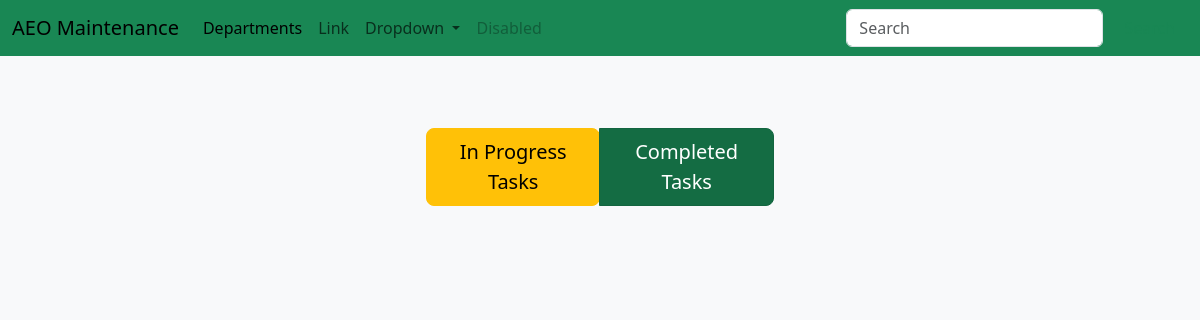
The app's page /departments/1/completed_tasks/, older data.
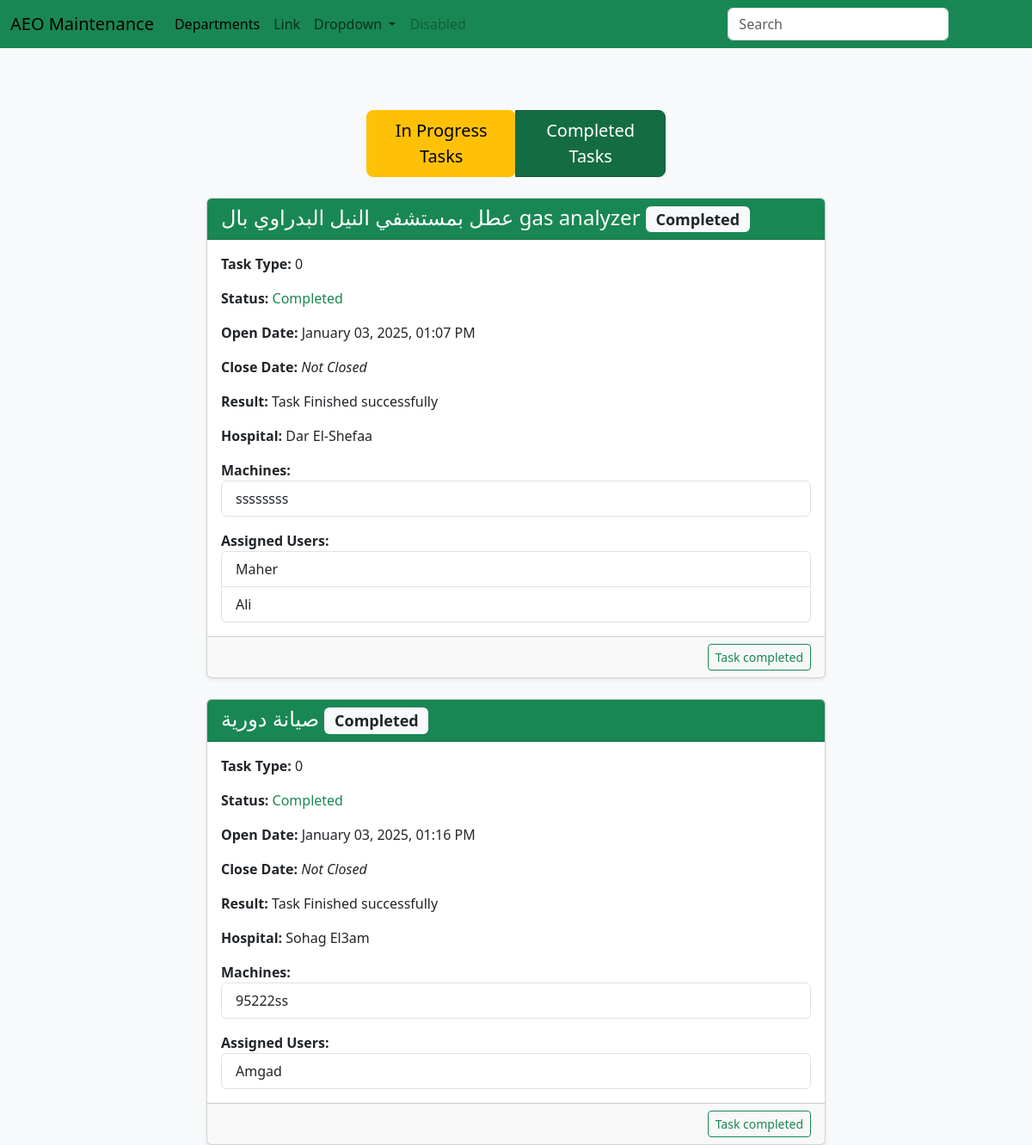
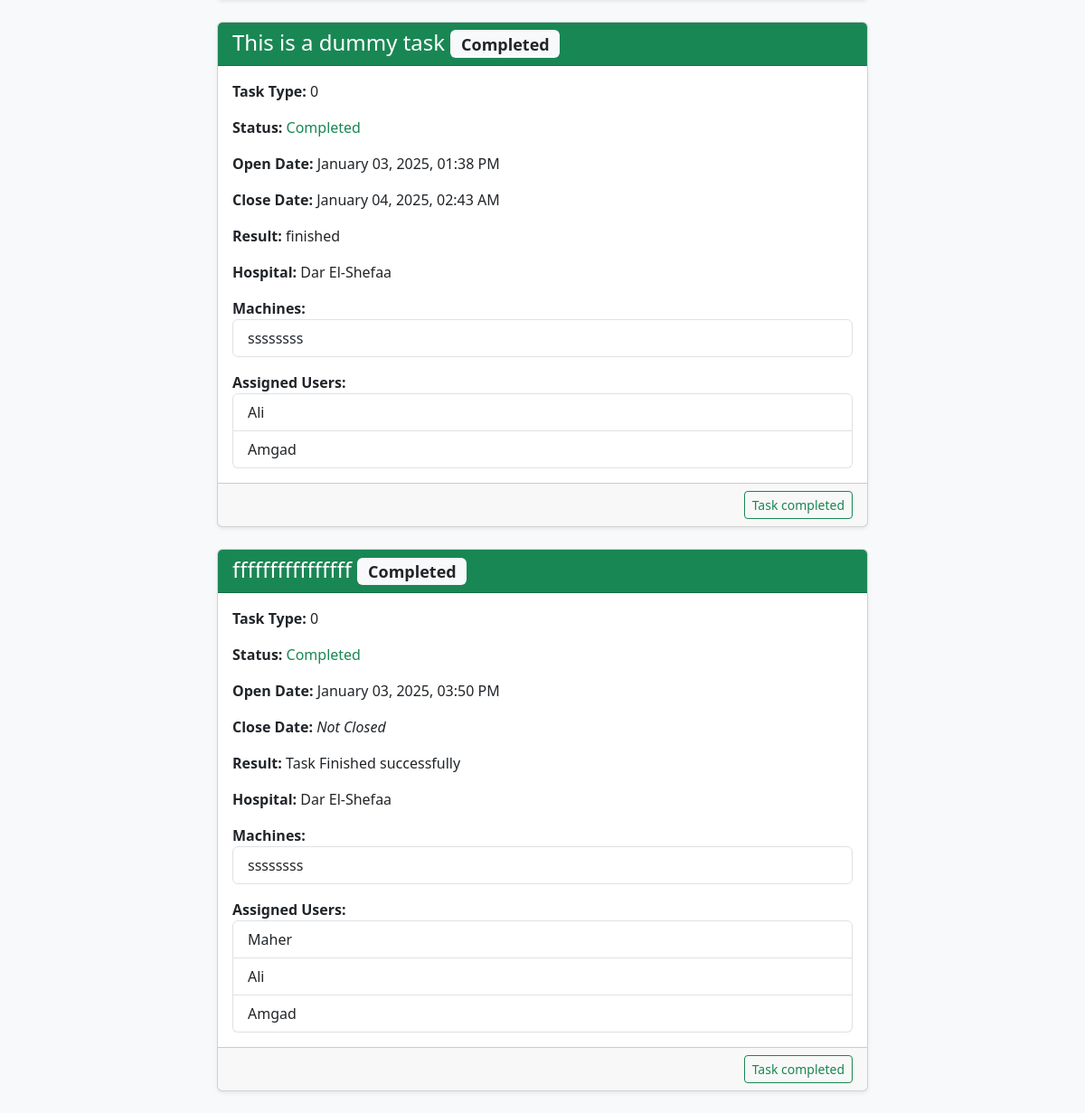
The same page, newer data (2 pictures, top to bottom).
### maintenance_system/models.py (models this page shows, shortened)
class Task(db.Model):
	id = db.Column(db.Integer, primary_key=True)
	task_type = db.Column(db.String(80))
	status = db.Column(db.Integer, default=int(0)) # 0: not completed, 1: in progress, 2: done
	open_date = db.Column(db.DateTime, nullable=False, default=default_time)
	close_date = db.Column(db.DateTime)
	description = db.Column(db.String(200))
	result = db.Column(db.String(200))
	hospital_id = db.Column(db.Integer, db.ForeignKey('hospital.id'))
	users = db.relationship('User', secondary='user_task', backref='tasks', lazy='dynamic')

class Hospital(db.Model):
	id = db.Column(db.Integer, primary_key=True)
	name = db.Column(db.String(80), unique=True)
	governorate = db.Column(db.String(80))
	tasks = db.relationship('Task', backref='hospital', lazy=True)
	machines = db.relationship('Machine', backref='hospital', lazy=True)

class Machine(db.Model):
	id = db.Column(db.Integer, primary_key=True)
	serial_number = db.Column(db.String(80), unique=True)
	installation_date = db.Column(db.DateTime)
	contract_type = db.Column(db.Integer, default=int(0)) # 0: warranty, 1: maintenance, 2: none
	contract_name = db.Column(db.String(80))
	contract_start_date = db.Column(db.DateTime)
	contract_end_date = db.Column(db.DateTime)
	user_id = db.Column(db.Integer, db.ForeignKey('user.id'))
	model_id = db.Column(db.Integer, db.ForeignKey('model.id'))
	hospital_id = db.Column(db.Integer, db.ForeignKey('hospital.id'))
	tasks = db.relationship('Task', secondary='machine_task', backref='machines', lazy='dynamic')

class User(db.Model):
	id = db.Column(db.Integer, primary_key=True)
	username = db.Column(db.String(80), unique=True)
	email = db.Column(db.String(120), unique=True)
	password = db.Column(db.String(120))
	rank = db.Column(db.String(120), default="Junior")
	profile_pic = db.Column(db.String(120), default="default.jpg")
	department_id = db.Column(db.Integer, db.ForeignKey('department.id'))
	machines = db.relationship('Machine', backref='user', lazy=True)
	hospitals = db.relationship('Hospital', secondary='user_hospital', backref='users', lazy='dynamic')

### maintenance_system/routes.py (the view)
@app.route('/departments/<int:department_id>/completed_tasks/', methods=['GET'])
def completed_tasks(department_id):
    department = Department.query.get_or_404(department_id)
    tasks = Task.query.join(Task.machines).join(Machine.model).join(Model.device).filter(Device.department_id == department_id).all()
    tasks = [task for task in tasks if task.status == 1]
    return render_template('completed_tasks.html', department=department, tasks=tasks)

### maintenance_system/Templates/completed_tasks.html
{% extends "layout.html" %}
{% block content %}
<div class="container mt-4">
	<div class="row justify-content-center">
		<div class="col-lg-4 mb-4">
			<div class="btn-group justify-content-center" role="group" aria-label="Basic mixed styles example">
				<a href="{{ url_for('in_progress_tasks', department_id = department.id)}}"><button type="button"
						class="btn btn-lg btn-warning">In Progress Tasks</button></a>
				<button type="button" class="btn btn-lg btn-success active">Completed Tasks</button>
			</div>
		</div>
	</div>
	<div class="row justify-content-center">
		{% for task in tasks %}
		<div class="col-md-8 mb-4">
			<div class="card shadow-sm">
				<div
					class="card-header
                    {% if task.status == 0 %} bg-danger text-white {% elif task.status == 1 %} bg-success text-white {% endif %}">
					<h4 class="card-title mb-0">
						{{ task.description }}
						<span
							class="badge
                            {% if task.status == 0 %} bg-warning text-dark {% elif task.status == 1 %} bg-light text-dark {% endif %}">
							{% if task.status == 0 %}
							In Progress
							{% elif task.status == 1 %}
							Completed
							{% endif %}
						</span>
					</h4>
				</div>
				<div class="card-body">
					<p><strong>Task Type:</strong> {{ task.task_type }}</p>
					<p><strong>Status:</strong>
						{% if task.status == 0 %}
						<span class="text-danger">In Progress</span>
						{% elif task.status == 1 %}
						<span class="text-success">Completed</span>
						{% endif %}
					</p>
					<p><strong>Open Date:</strong>
						{{ task.open_date.strftime('%B %d, %Y, %I:%M %p') }}
					</p>
					<p><strong>Close Date:</strong>
						{% if task.close_date %}
						{{ task.close_date.strftime('%B %d, %Y, %I:%M %p') }}
						{% else %}
						<em>Not Closed</em>
						{% endif %}
					</p>
					<p><strong>Result:</strong> {{ task.result }}</p>
					<p><strong>Hospital:</strong> {{ task.hospital.name }}</p>
					{% if task.machines %}
					<div>
						<strong>Machines:</strong>
						<ul class="list-group">
							{% for machine in task.machines %}
							<li class="list-group-item">{{ machine.serial_number }}</li>
							{% endfor %}
						</ul>
					</div>
					{% endif %}
					{% if task.users %}
					<div class="mt-3">
						<strong>Assigned Users:</strong>
						<ul class="list-group">
							{% for user in task.users %}
							<li class="list-group-item">{{ user.username }}</li>
							{% endfor %}
						</ul>
					</div>
					{% endif %}
				</div>
				<div class="card-footer text-end">
					<button class="btn btn-outline-success btn-sm">Task completed</button>
				</div>
			</div>
		</div>
		{% endfor %}
	</div>
</div>
{% endblock %}

Row changes from the older to the newer data that the page shows:
now on this page (row edited): Task: description "عطل بمستشفي النيل البدراوي بال gas analyzer", status "Completed", task_type "0", open_date "January 03, 2025, 01:07 PM", shows "Not Closed", result "Task Finished successfully", hospital.name "Dar El-Shefaa"
now on this page (row unchanged): Machine: serial_number "ssssssss"
now on this page (row unchanged): User: username "Maher"
now on this page (row unchanged): User: username "Ali"
now on this page (row edited): Task: description "صيانة دورية", status "Completed", task_type "0", open_date "January 03, 2025, 01:16 PM", shows "Not Closed", result "Task Finished successfully", hospital.name "Sohag El3am"
now on this page (row unchanged): Machine: serial_number "95222ss", shown under "صيانة دورية"
now on this page (row unchanged): User: username "Amgad"
now on this page (row edited): Task: description "This is a dummy task", status "Completed", task_type "0", open_date "January 03, 2025, 01:38 PM", close_date "January 04, 2025, 02:43 AM", result "finished", hospital.name "Dar El-Shefaa"
now on this page (row edited): Task: description "ffffffffffffffff", status "Completed", task_type "0", open_date "January 03, 2025, 03:50 PM", shows "Not Closed", result "Task Finished successfully", hospital.name "Dar El-Shefaa"
